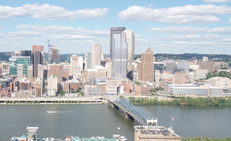
%> input picture hw2/hw2/data/incline_L.png, 231 x 141 px, shrunk from 947 x 576 before the run
$ octave testPanorama.m   (GNU Octave 9; MATLAB toolbox functions it lacks are replaced by stand-ins)
%> lines starting %> are read from the running program, lines starting %| are printed output that depends on the picture
### hw2/hw2/code/createGaussianPyramid.m
function [GaussianPyramid] = createGaussianPyramid(im, sigma0, k, levels)
% function [GaussianPyramid] = createGaussianPyramid(im, sigma0, k, levels)
%%Produces Gaussian Pyramid
% inputs
% im - a grayscale image with range 0 to 1
% sigma0 - the standard deviation of the blur at level 0
% k - the multiplicative factor of sigma at each level, where sigma=sigma_0 k^l
% levels - the levels of the pyramid where the blur at each level is
% sigma=sgima0 k^l
% outputs
% A matrix of grayscale images of size (size(im),numel(levels))

%..\data\.jpg
%The value of sigma increases by K^l at every level

im = im2double(im);
if size(im,3)==3
    im= rgb2gray(im);
end

GaussianPyramid = zeros([size(im),length(levels)]);
for i = 1:length(levels)
    sigma_ = sigma0*k^levels(i);
    h = fspecial('gaussian',floor(3*sigma_*2)+1,sigma_);
    GaussianPyramid(:,:,i) = imfilter(im,h);
end

displayPyramid(GaussianPyramid);

### hw2/hw2/code/displayPyramid.m
function displayPyramid(pyrmid)
%function displayPyramid(pyrmid)
% inputs: pyrmid - R x C x L; R x C is the size of the input image; L is the number of levels in the pyramid.

[nr, nc, nl]= size(pyrmid);
im2show= zeros(nr, nc*nl);

for il=1:nl
    im2show(1:end,1+(il-1)*nc  :  il*nc) = pyrmid(:,:,il);
end

imshow(im2show,[]);
title('Pyramid of image')


end

### hw2/hw2/code/createDoGPyramid.m
function [DoGPyramid, DoGLevels] = createDoGPyramid(GaussianPyramid, levels)

%DoG is sifferential of gaussian
%Here we subtract two gaussian convultion of images with different values
%of sigma
%Sigma 2 higher is prefered over sigma 1
%Here output is RxCxL (row, column, levels)

for i=1:length(levels) - 1
    DoGPyramid(:,:,i) = GaussianPyramid(:,:,i+1)- GaussianPyramid(:,:,i);
end
DoGLevels = levels(2:length(levels));
end

### hw2/hw2/code/DoGdetector.m
function [locsDoG, GaussianPyramid] = DoGdetector(im, sigma0, k, levels, th_contrast, th_r)

GaussianPyramid = createGaussianPyramid(im, sigma0, k, levels);
[DoGPyramid, DoGLevels] = createDoGPyramid(GaussianPyramid, levels);
PrincipalCurvature = computePrincipalCurvature(DoGPyramid);
locsDoG = getLocalExtrema(DoGPyramid, DoGLevels,PrincipalCurvature, th_contrast, th_r);

size_y = size(im,2);
% [6 lines of commented-out code are left out]

end

### hw2/hw2/code/computePrincipalCurvature.m
function [PrincipalCurvature] = computePrincipalCurvature(DoGPyramid)

PrincipalCurvature =zeros(size(DoGPyramid,1), size(DoGPyramid,2), size(DoGPyramid,3));

for i =1:size(DoGPyramid,3)
    [dx dy] = gradient(DoGPyramid(:,:,i));
    [dxx dyx] = gradient(dx);
    [dxy dyy] = gradient(dy);
    H = [dxx dxy; dyx dyy];

    %R = (trace(H).^2)./det(H); H not square so it os not working
    R = ((dxx + dyy).^2)./(dxx.*dyy - dyx.*dxy);
    %Theshold R > theta_r is implements in getLocalExtrema function
    PrincipalCurvature(:,:,i) = R;
end

end

### hw2/hw2/code/getLocalExtrema.m
function [locsDoG] = getLocalExtrema(DoGPyramid, DoGLevels,PrincipalCurvature, th_contrast, th_r)

locsDoG =[];
%Number of neighbours in the x-y direction (image)
size_space = 2;
%Number of neighbours in z direction (levels)
size_scale = 2;

[img_x img_y levels] = size(DoGPyramid);

% [11 lines of commented-out code are left out]

pyramidnew = zeros(img_x + size_space, img_y + size_space, levels + size_scale);

%Get start x,y locations to copy the image
pyramidnew_startx = floor(size_space/2) + 1;
pyramidnew_starty = floor(size_space/2) + 1 ;
pyramidnew_startz = floor(size_scale/2) + 1 ;

%Get end x,y locations to copy the image
pyramidnew_endx = pyramidnew_startx + img_x - 1;
pyramidnew_endy = pyramidnew_starty + img_y - 1 ;
pyramidnew_endz = pyramidnew_startz + levels - 1 ;

% copy the image
pyramidnew(pyramidnew_startx : pyramidnew_endx, pyramidnew_starty : pyramidnew_endy, pyramidnew_startz : pyramidnew_endz)  = DoGPyramid;

index = floor(size_space/2);
index_z = floor(size_scale/2);

for z = 1:levels
    for j = 1:img_y
        for i = 1:img_x
        space_neighbours = pyramidnew(pyramidnew_startx + i -1 - index : pyramidnew_starty + i -1 + index ,...
            pyramidnew_starty + j -1 - index: pyramidnew_starty + j -1 + index, pyramidnew_startz +z - index_z);

        scale_neighbours = [pyramidnew(pyramidnew_startx + i - 1,pyramidnew_starty + j -1,pyramidnew_startz +z -1 - index_z)...
                            pyramidnew(pyramidnew_startx + i - 1,pyramidnew_starty + j -1,pyramidnew_startz +z - index_z)...
                            pyramidnew(pyramidnew_startx + i - 1,pyramidnew_starty + j -1,pyramidnew_startz +z +1 - index_z)];

        max_space = max(nonzeros(space_neighbours(:)));
        max_scale = max(nonzeros(scale_neighbours(:)));
        if size(max_space,1)<1
            max_space = 0;
        end

        if size(max_scale,1)<1
            max_scale = 0;
        end


         if ((DoGPyramid(i,j,z) == max_space) && (DoGPyramid(i,j,z) == max_scale))
             if (abs(DoGPyramid(i,j,z)) > th_contrast)
                  if (abs(PrincipalCurvature(i,j,z)) <= th_r)
                      locsDoG = [locsDoG; j i DoGLevels(z)];
                   end
              end
         end
        end
    end
end

end

### hw2/hw2/code/briefLite.m
function [locs, desc] = briefLite(im)

k = sqrt(2);
sigma0 = 1;
levels= [-1 0 1 2 3 4];
th_contrast= 0.03;
th_r = 12;
patchWidth = 9;
nbits = 256;

[locsDoG, GaussianPyramid] = DoGdetector(im, sigma0, k, levels, th_contrast, th_r);
%[compareX, compareY] = makeTestPattern(patchWidth, nbits);
load('testPattern.mat');
[locs,desc] = computeBrief(im, GaussianPyramid, locsDoG, k, levels, compareX, compareY);

end

### hw2/hw2/code/computeBrief.m
function [locs,desc] = computeBrief(im, GaussianPyramid, locsDoG, k, levels, compareX, compareY)
    patchWidth = 9;
    window = floor(patchWidth/2);

    desc = [];
    locs = [];

    for i=1:length(locsDoG)
        x = locsDoG(i,1);
        y = locsDoG(i,2);

        if (x -window > 1) && (x + window < size(im,2)) && (y - window > 1) && (y + window < size(im,1))
            %i
            temp = zeros(size(compareX,1),1);
            image_patch = imcrop(im, [(x -window), (y -window), (window*2), (window*2)]);
            image_patch = reshape(image_patch, ([1 patchWidth^2]));
            temp = image_patch(compareX(:)) < image_patch(compareY(:));
            locs = [locs; locsDoG(i,:)];
            desc = [desc; temp];
        end
    end
end

### hw2/hw2/code/testPanorama.m
im1= imread('../data/incline_L.png');
%> im1 is the input picture: size 141x231x3 uint8; mean R, G, B 178.7, 185.2, 188.8
im2= imread('../data/incline_R.png');
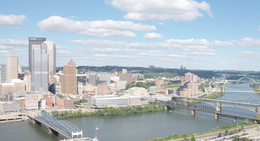
%> input picture hw2/hw2/data/incline_R.png, 260 x 141 px, shrunk from 1064 x 576 before the run
%> im2 is the input picture: size 141x260x3 uint8; mean R, G, B 177.3, 188.5, 195.1

img1 = im2double(im1);
if size(im1,3)==3
    img1= rgb2gray(im1);
%> img1: size 141x231 uint8
end

img2 = im2double(im2);
if size(im2,3)==3
    img2= rgb2gray(im2);
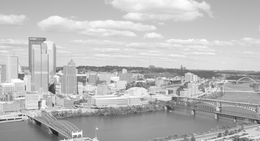
%> img2: size 141x260 uint8; min 33, max 255, mean 185.9
end

[locs1, desc1] = briefLite(img1);
%> in displayPyramid, `[nr, nc, nl]= size(pyrmid);`: nr = 141; nc = 231; nl = 6
%> in displayPyramid, `im2show= zeros(nr, nc*nl);`: im2show: size 141x1386 double; every value is 0
%> the loop in displayPyramid, `for il=1:nl` made 6 passes
%> after the loop in displayPyramid, `for il=1:nl`:
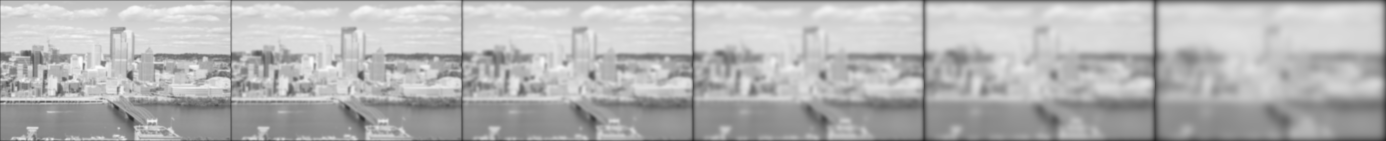
%> im2show: size 141x1386 double; min 0.159, max 0.991, mean 0.708
%> in DoGdetector, `[DoGPyramid, DoGLevels] = createDoGPyramid(GaussianPyramid, levels);`: DoGLevels = [0 1 2 3 4]
%> the loop in computePrincipalCurvature, `for i =1:size(DoGPyramid,3)` made 5 passes
%> pass 1, in computePrincipalCurvature, `[dxx dyx] = gradient(dx);`:
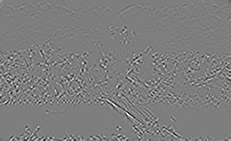
%> dyx: size 141x231 double; min -0.0417, max 0.0426, mean 3.37e-07; drawn with min black and max white
%> after the loop in getLocalExtrema, `for z = 1:levels`: locsDoG = 395 rows, first 12: [3 87 0; 3 96 0; 4 79 0; 4 102 0; 5 66 0; 5 69 0; 7 75 0; 9 92 0; 9 102 0; 10 86 0; 11 53 0; 11 62 0]
%> the loop in computeBrief, `for i=1:length(locsDoG)` made 395 passes
%> (x, y, locs) on passes 7 to 10: (7, 75, [7 75 0]), (9, 92, [7 75 0; 9 92 0]), (9, 102, [7 75 0; 9 92 0; 9 102 0]), (10, 86, [7 75 0; 9 92 0; 9 102 0; 10 86 0])
%> (x, y) on passes 1 to 6: (3, 87), (3, 96), (4, 79), (4, 102), (5, 66), (5, 69)
%> after the loop in computeBrief, `for i=1:length(locsDoG)`:
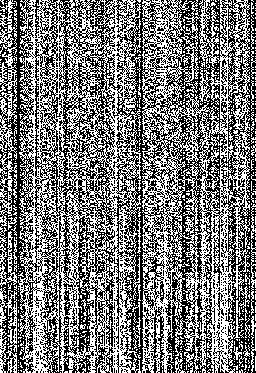
%> desc: size 373x256 double; values 0 (black) and 1 (white), 48.1% white in thin lines or dots
%> after the loop in computeBrief, `for i=1:length(locsDoG)`: image_patch = 81 values, max 166 at index 73, min 62 at index 17, mean 112.2; locs = 373 rows, first 12: [7 75 0; 9 92 0; 9 102 0; 10 86 0; 11 53 0; 11 62 0; 11 67 0; 11 70 0; 11 97 0; 12 78 0; 12 81 0; 12 102 0]; temp = 256 logical values, 130 true
%> locs1 has the same summary as locs in computeBrief
[locs2, desc2] = briefLite(img2);
%> in displayPyramid (call 2), `[nr, nc, nl]= size(pyrmid);`: nc = 260
%> in displayPyramid (call 2), `im2show= zeros(nr, nc*nl);`: im2show: size 141x1560 double; every value is 0
%> the loop in displayPyramid (call 2), `for il=1:nl` made 6 passes
%> after the loop in displayPyramid (call 2), `for il=1:nl`:
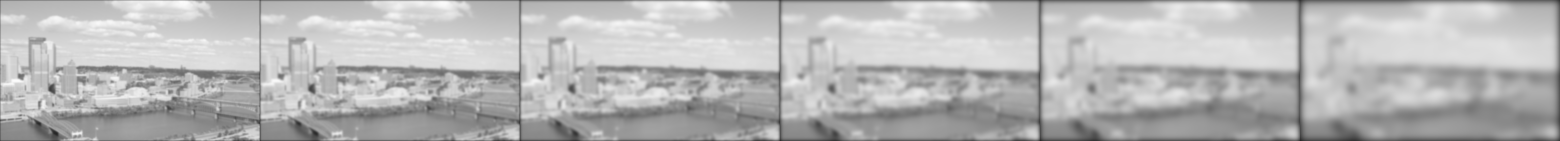
%> im2show: size 141x1560 double; min 0.147, max 0.989, mean 0.717
%> the loop in computePrincipalCurvature (call 2), `for i =1:size(DoGPyramid,3)` made 5 passes
%> pass 1, in computePrincipalCurvature (call 2), `[dxx dyx] = gradient(dx);`:
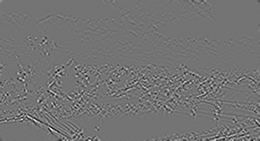
%> dyx: size 141x260 double; min -0.0382, max 0.0455, mean -2.28e-06; drawn with min black and max white
%> (the run ends here)
